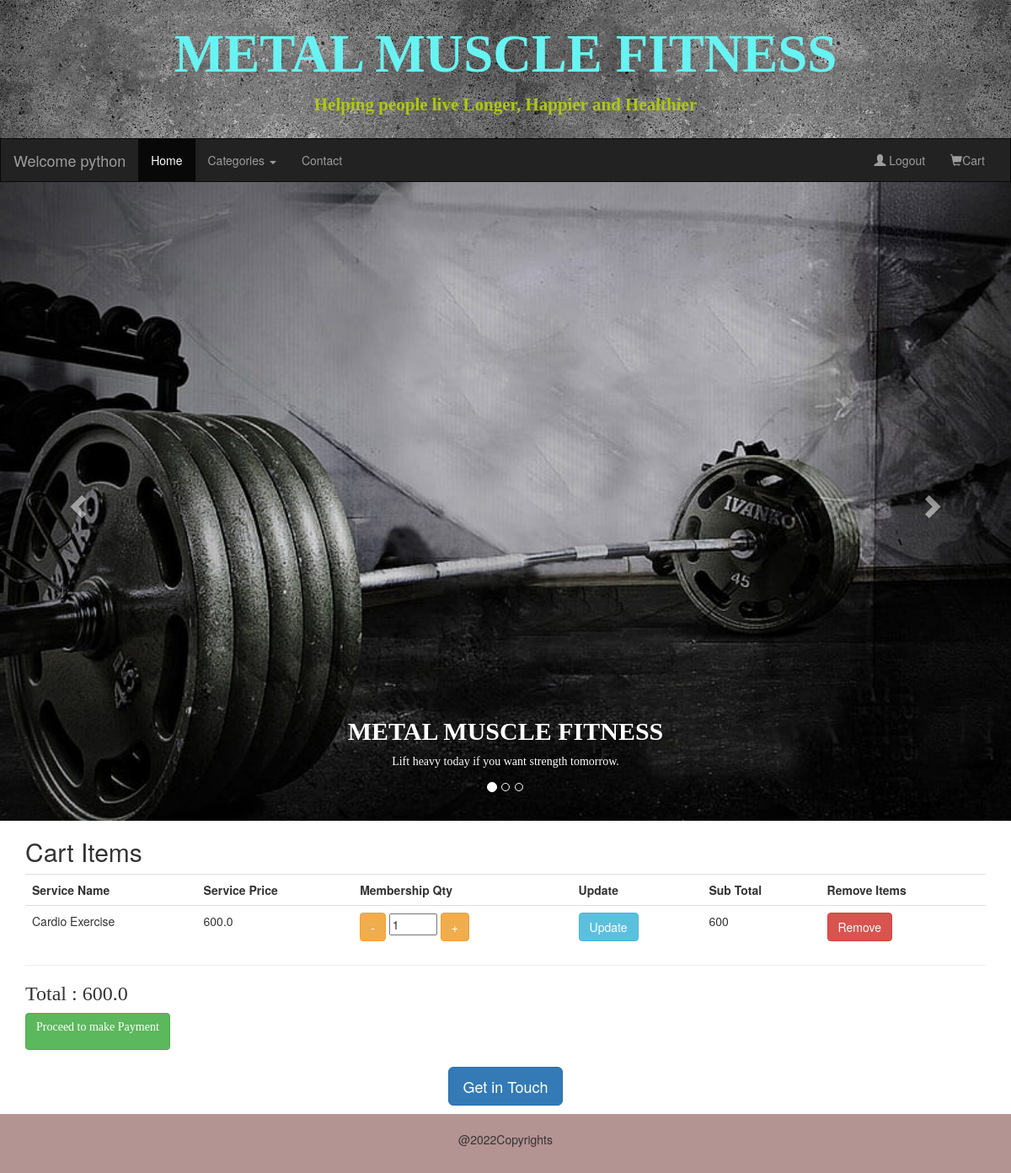
The page /ShowAllCartItems (signed in) on the database its author committed.
### UserApp/models.py (models this page shows)
class Cart(models.Model):
    user = models.ForeignKey(UserInfo,on_delete = models.CASCADE)
    gym = models.ForeignKey(Gym,on_delete=models.CASCADE)
    qty = models.IntegerField()
    class Meta:
        db_table = "Cart"

### AdminApp/models.py (models this page shows, shortened)
class Gym(models.Model):
    service_name = models.CharField(max_length=100)
    price = models.FloatField(default=300)
    description = models.CharField(max_length=1000)
    imageurl = models.ImageField(upload_to = "Images",default='abc.jpg')
    category = models.ForeignKey(Category,on_delete = models.CASCADE)
    class Meta:
        db_table = "Gym"

### UserApp/views.py (the view, shortened to what this page needs)
# urls.py: path('ShowAllCartItems',views.ShowAllCartItems),
def ShowAllCartItems(request):
    uname = request.session["uname"]
    user = UserInfo.objects.get(username = uname)
    if(request.method == "GET"):
        items = Cart.objects.filter(user = user)
        cats = Category.objects.all()
        total = 0
        for item  in items:
            total += float(item.gym.price) * float(item.qty)
        request.session["total"] = total
        return render(request,"ShowAllCartItems.html",{"items":items,"cats":cats})

### UserApp/templates/ShowAllCartItems.html (shortened to what this page needs)
{%extends "master.html"%}
{%block content%}
<div class="container">
    <h2>Cart Items</font></h2>
<table class="table">
    <tr><th>Service Name</th><th>Service Price</th><th>Membership Qty</th>
    <th>Update</th><th>Sub Total</th><th>Remove Items</th></tr>
    {%for item in items%}
    <form method="post">
       <tr><td>{{item.gym.service_name}}
       </td>
        <td>{{item.gym.price}}</td>
    <td>
            <button type="button" id="decr" class="btn btn-warning"
                    onclick="decrement('item_qty{{item.gym.id}}');">-</button>
            <input type="text" size="4" readonly id="item_qty{{item.gym.id}}"
            value="{{item.qty}}" name="qty"/>
            <button type="button" id="incre" class="btn btn-warning"
                onclick="increment('item_qty{{item.gym.id}}');">+</button>
    </td>
    <td>
        <button type="submit" name="action" class="btn btn-info" value="update">Update</button>
    </td>
    <td>{% widthratio item.gym.price 1 item.qty %}</td>
    <td>
        <button type="submit" name="action" class="btn btn-danger" value="remove">Remove</button>
    </td>
</form>
    {%endfor%}
</table>
<hr/>
<h3 style="font-family:Footlight MT Light">Total  : {{request.session.total}}</h3>
<a href="/MakePayment" class="btn btn-success"><p style="font-family:Times New Roman">Proceed to make Payment</p></a>
</div>
{%endblock%}

### rows shown on the page
Cart: gym.service_name "Cardio Exercise", gym.price "600.0", qty "1", gym+qty "600"

### other values the page prints
{{ request.session.uname }} "python"
{{ request.session.total }} "600.0"
